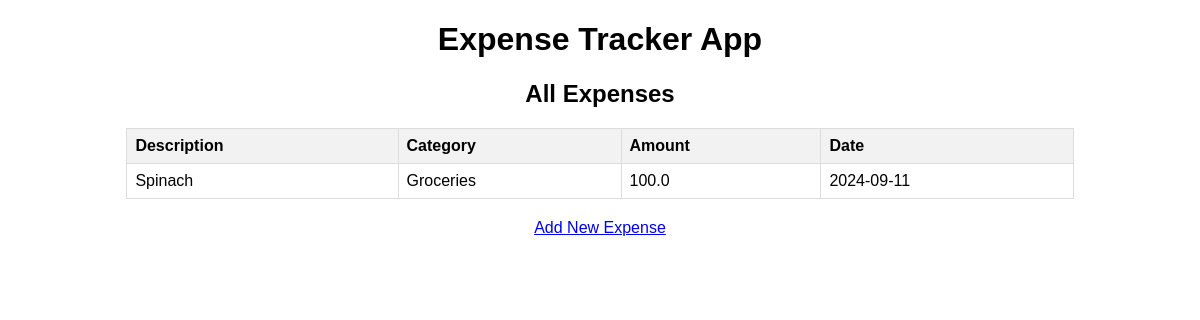
Before: / with the older database file.
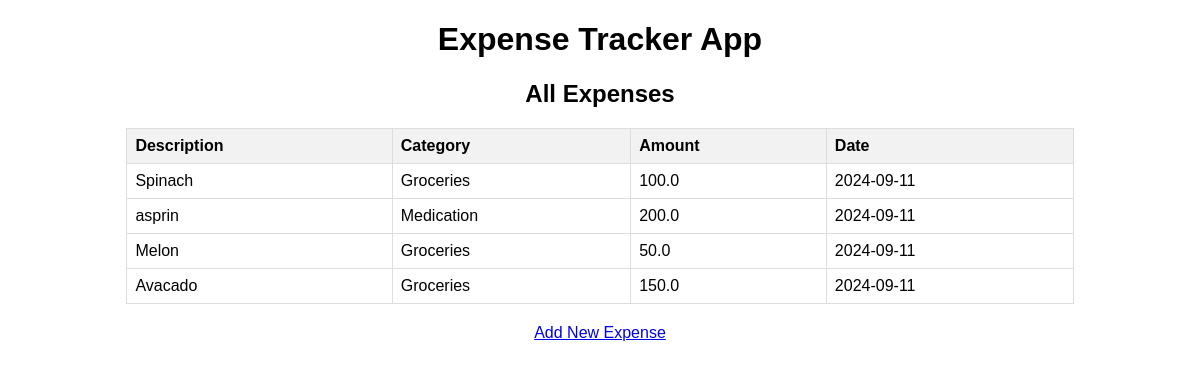
After: the same page with the newer database file.
### tables this page shows
CREATE TABLE expenses (
        id INTEGER PRIMARY KEY AUTOINCREMENT,
        description TEXT NOT NULL,
        category TEXT NOT NULL,
        amount REAL NOT NULL,
        date TEXT NOT NULL
    );

### app.py (the view)
@app.route('/')
def index():
    conn = connect_db()
    c = conn.cursor()
    c.execute('SELECT * FROM expenses ORDER BY date DESC')
    expenses = c.fetchall()
    conn.close()
    return render_template('index.html', expenses=expenses)

### app.py (called while the page is built)
def connect_db():
    return sqlite3.connect('expense_tracker.db')

### templates/index.html
{% extends "base.html" %}
{% block content %}
    <h2>All Expenses</h2>
    <table>
        <tr>
            <th>Description</th>
            <th>Category</th>
            <th>Amount</th>
            <th>Date</th>
        </tr>
        {% for expense in expenses %}
        <tr>
            <td>{{ expense[1] }}</td>
            <td>{{ expense[2] }}</td>
            <td>{{ expense[3] }}</td>
            <td>{{ expense[4] }}</td>
        </tr>
        {% endfor %}
    </table>
    <a href="{{ url_for('add_expense') }}">Add New Expense</a>
{% endblock %}

### templates/base.html (shortened to what this page needs)
<!DOCTYPE html>
<html lang="en">
    <head>
        <link rel="stylesheet" href="{{url_for('static', filename='styles.css') }}">
    </head>
    <body>
        <div class="container">
            <h1>Expense Tracker App</h1>
            {% block content %}{% endblock %}
        </div>
    </body>
</html>

### static/styles.css (style rules this page uses)
body { font-family: Arial, Helvetica, sans-serif; }
.container { width: 80%; margin: auto; }
h1, h2 { text-align: center; }
table { width:100%; border-collapse: collapse; border-radius: 8px; }
th, td { border: 1px solid #ddd; padding: 8px; text-align: left; }
th { background-color: #f2f2f2; }
a { display: block; margin: 20px 0; text-align: center; }

Changed rows visible on the page:
added expenses: description "asprin", category "Medication", amount "200.0", date "2024-09-11"
added expenses: description "Melon", category "Groceries", amount "50.0", date "2024-09-11"
added expenses: description "Avacado", category "Groceries", amount "150.0", date "2024-09-11"
